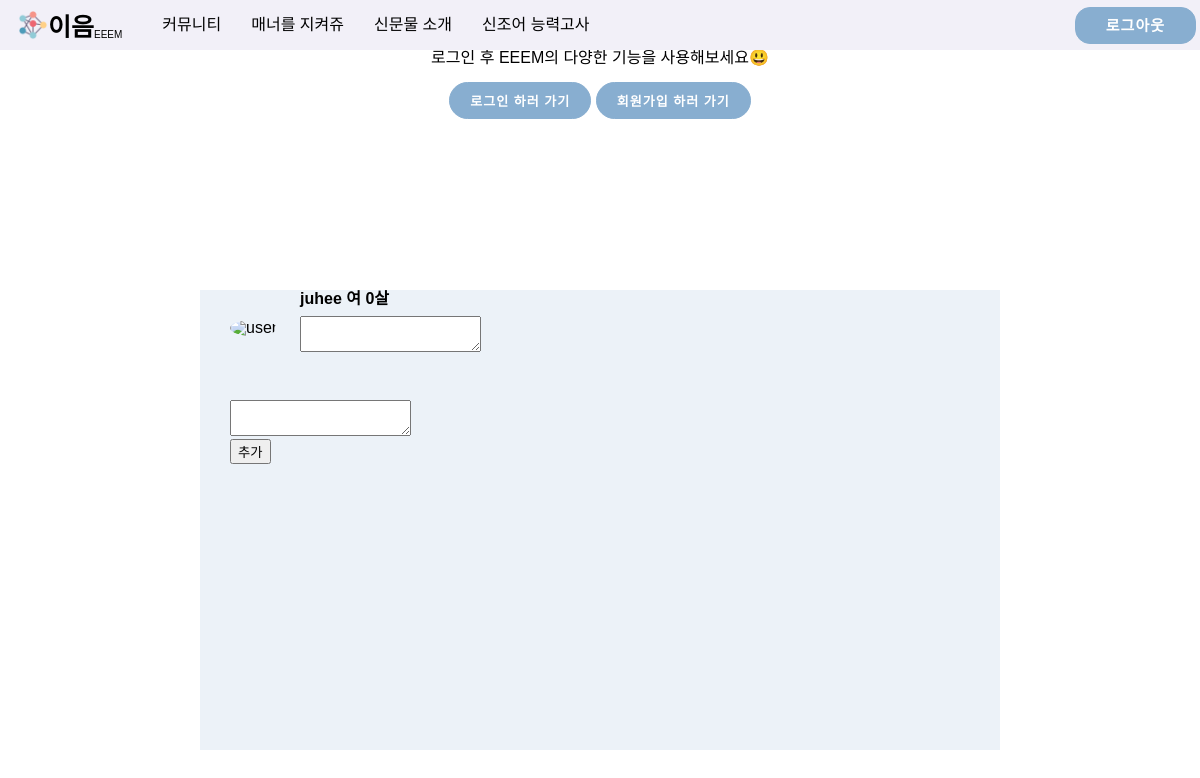
Before: /community/toaddCommunitypage (signed in) with the older database file.
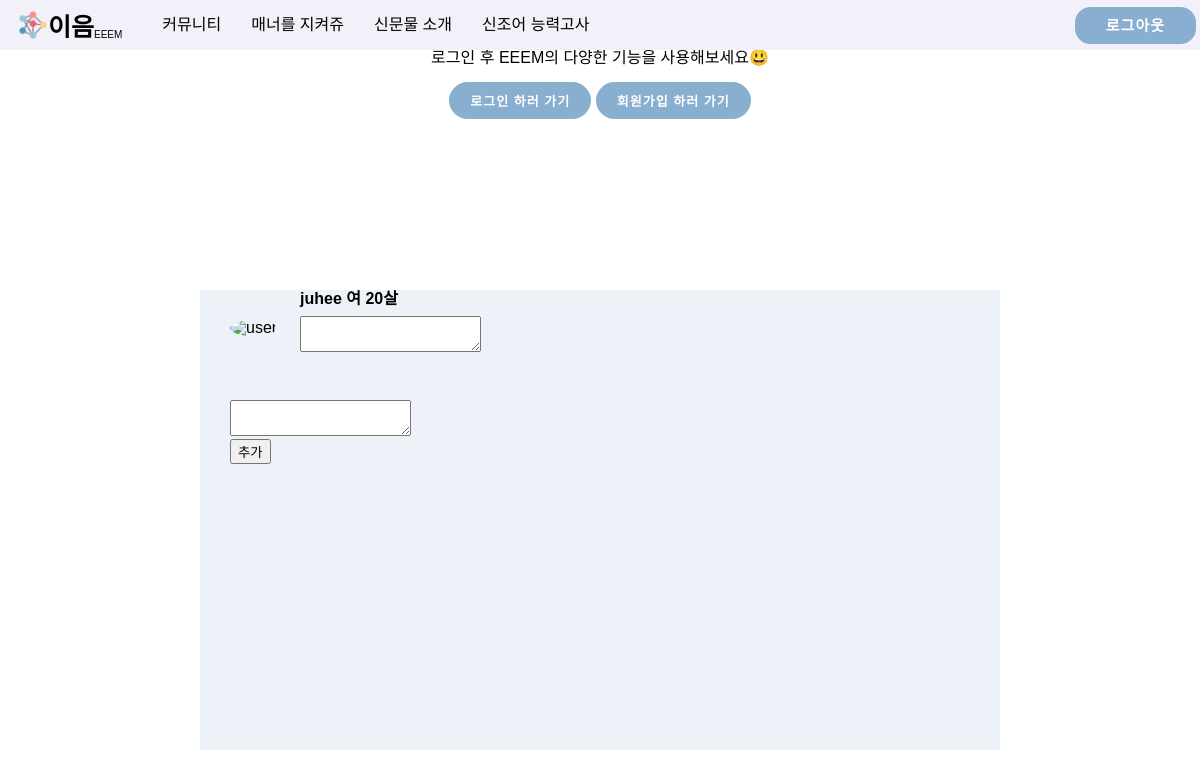
After: the same page with the newer database file.
### account/models.py (models this page shows)
class CustomUser(AbstractUser):
    SEX_CHOICES = (("", "성별을 선택하세요"), ("남", "남"), ("여", "여"))
    AGE_CHOICES = (
        ("", "나이대를 선택하세요"),
        ("5", "10대 이하"),
        ("10", "10대"),
        ("20", "20대"),
        ("30", "30대"),
        ("40", "40대"),
        ("50", "50대 이상"),
    )
    sex = models.CharField(
        max_length=3, choices=SEX_CHOICES, help_text="성별을 선택하세요", null=False
    )
    age = models.CharField(
        max_length=10, choices=AGE_CHOICES, help_text="나이대를 선택하세요", null=False
    )
    profile=models.ImageField(null=True,blank=True)

### main/views.py (the view)
# urls.py: path('community/toaddCommunitypage',
def toaddCommunitypage(request):
    if request.user.is_authenticated:
        return render(request, "addCommunity.html")
    else:
        return redirect("404error")

### main/templates/addCommunity.html (shortened to what this page needs)
{% extends 'base.html' %}{% load static %} {% block content %}
<head>
  <link rel="stylesheet" href='{% static "css/communityDetail.css" %}'>
  <link href="https://maxcdn.bootstrapcdn.com/font-awesome/4.7.0/css/font-awesome.min.css" rel="stylesheet">
</head>
<body>
    <div class="main-container">
        <div class="communityDetail">
            <div class="userimg">
                <img src="https://i.imgur.com/Ur43esv.jpg" style="border-radius: 70%" alt="user" width="50px" class="rounded-circle">
            </div>
            <div class="userinfo">
                <h6 class="font-medium" style="margin-bottom: 9px;">{{request.user}}
                    {%if request.user.sex == 0%}
                    <span class="sex">남</span>
                    {%else%}
                    <span class="sex">여</span>
                    {%endif%}
                    {{request.user.age}}살
                </h6>
            </div>
            <div class="title">
                <div class="input-group">
                    <textarea class="form-control" aria-label="With textarea" name="communitytitle"></textarea>
                </div>
            </div>
            <div class="text">
                <div class="input-group">
                    <textarea class="form-control" aria-label="With textarea" name="communitytext"></textarea>
                </div>
            </div>
            <button class="addbtn" onclick="location.href='{% url 'addCommunity' %}'">추가</button>
        </div>
    </div>
</body>
{% endblock %}

Changed rows visible on the page:
changed CustomUser "juhee": user.age "0" → "20"
